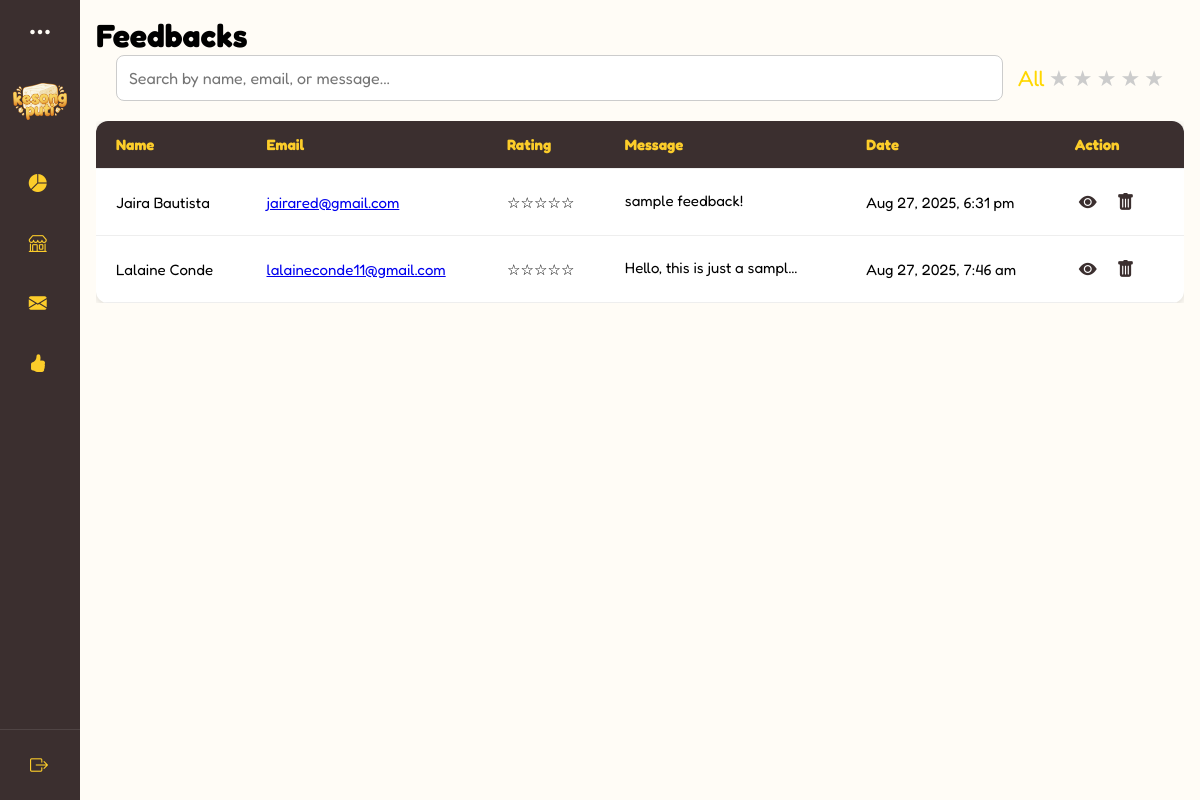
The app's page /interfaces/admin/feedbacks.php (signed in), older data.
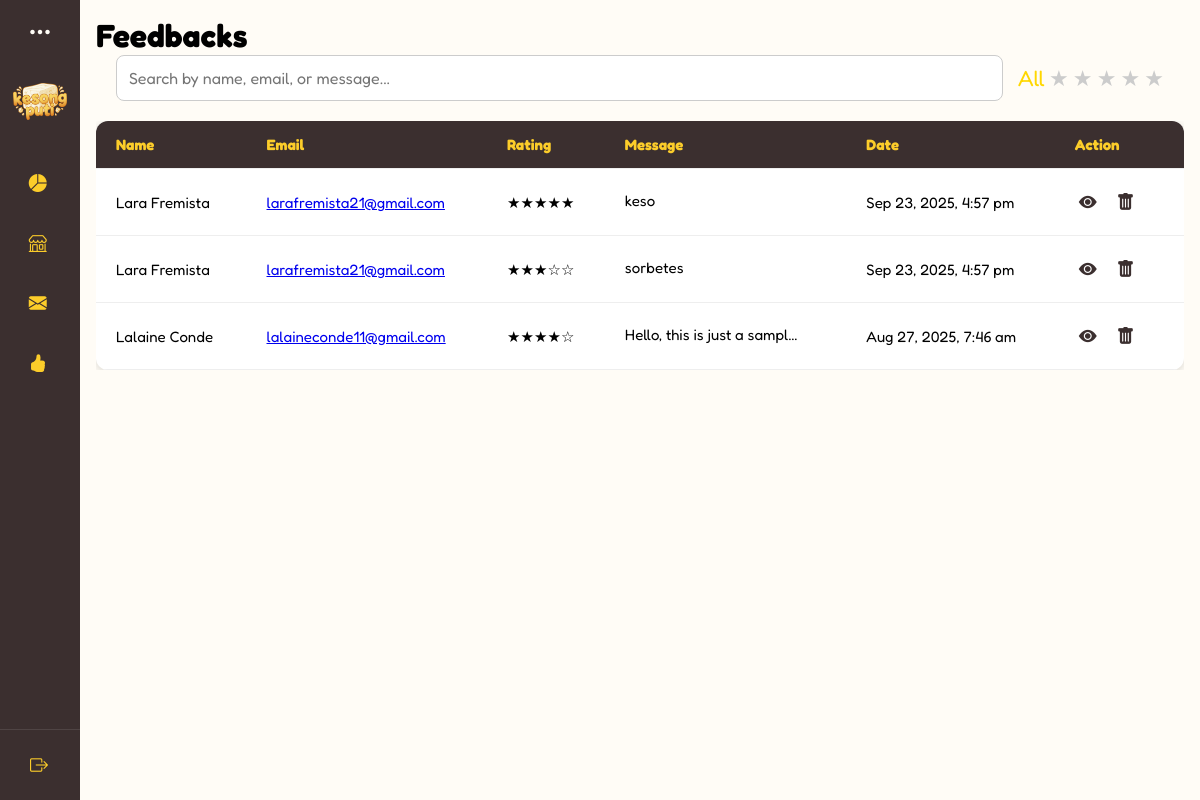
The same page, newer data.
### tables this page shows
CREATE TABLE `reviews` (
  `review_id` int(11) NOT NULL,
  `name` varchar(100) NOT NULL,
  `email` varchar(255) NOT NULL,
  `rating` varchar(10) NOT NULL,
  `feedback` text NOT NULL,
  `created_at` timestamp NOT NULL DEFAULT current_timestamp(),
  `recipient` varchar(100) NOT NULL,
  `order_id` int(11) DEFAULT NULL,
  `media` text DEFAULT NULL,
  `order_item_id` int(11) DEFAULT NULL
);

### interfaces/admin/feedbacks.php (the view, shortened to what this page needs)
<?php
require '../../connection.php';
include ('../../includes/admin-dashboard.php');
 if ($_SESSION['role'] === 'admin') {
    $recipient = "admin_" . $_SESSION['admin_id'];
    $userId = $_SESSION['admin_id'];
    $storeQuery = "SELECT store_name FROM admins WHERE admin_id = $userId LIMIT 1";
} elseif ($_SESSION['role'] === 'superadmin') {
    $recipient = "super_" . $_SESSION['super_id'];
    $userId = $_SESSION['super_id'];
    $storeQuery = "SELECT store_name FROM super_admin WHERE super_id = $userId LIMIT 1";
}
$storeName = "Kesong Puti";
if (isset($storeQuery)) {
    $storeResult = mysqli_query($connection, $storeQuery);
    $storeRow = mysqli_fetch_assoc($storeResult);
    if ($storeRow && !empty($storeRow['store_name'])) {
        $storeName = htmlspecialchars($storeRow['store_name']);
    }
}
$sql = "SELECT * FROM reviews
        WHERE recipient = '$recipient'
        ORDER BY created_at DESC";
$result = mysqli_query($connection, $sql);
?>
<!DOCTYPE html>
<html lang="en">
<head>
    <link
      rel="stylesheet"
      href="https://cdn.jsdelivr.net/npm/bootstrap-icons/font/bootstrap-icons.css"
    />
    <link rel="stylesheet" href="../../css/admin.css"/>
</head>
<body>
<div class="main-content">
      <div class="box" id="feedback-content">
        <h1>Feedbacks</h1>
        <div class="feedback-filter-bar">
          <input
            type="text"
            id="feedbackSearch"
            placeholder="Search by name, email, or message..."
          />
<div class="star-filter">
  <span class="filter-star active" data-value="all">All</span>
  <span class="filter-star" data-value="1">★</span>
  <span class="filter-star" data-value="2">★</span>
  <span class="filter-star" data-value="3">★</span>
  <span class="filter-star" data-value="4">★</span>
  <span class="filter-star" data-value="5">★</span>
</div>
        </div>
      <div class="feedback-table-wrapper">
        <table class="feedback-table">
          <thead>
            <tr>
              <th>Name</th>
              <th>Email</th>
              <th>Rating</th>
              <th>Message</th>
              <th>Date</th>
              <th>Action</th>
            </tr>
          </thead>
          <tbody id="feedbackTableBody">
          <?php if (mysqli_num_rows($result) > 0): ?>
            <?php while ($row = mysqli_fetch_assoc($result)): ?>
              <?php
              $rating = (int)$row['rating'];
          $stars = str_repeat('★', $rating) . str_repeat('☆', 5 - $rating);
              ?>
              <tr>
                <td><?= htmlspecialchars($row['name']) ?></td>
          <td>
              <?php
                  $cleanName = htmlspecialchars($row['name']);
                  $email = htmlspecialchars($row['email']);
                  $subject = "Response to Your Feedback";
                  $body = "Dear $cleanName,%0D%0A%0D%0A" .
                          "Thank you for your feedback regarding our services. We have reviewed your message and would like to provide the following response:%0D%0A%0D%0A" .
                          "[Your Response Here]%0D%0A%0D%0A" .
                          "Best regards,%0D%0A" .
                          "$storeName";
              ?>
              <a href="mailto:<?= $email ?>?subject=<?= rawurlencode($subject) ?>&body=<?= $body ?>">
                  <?= $email ?>
              </a>
          </td>
                <td class="rating-stars"><?= $stars ?></td>
                <td class="contact-message">
                  <span class="short-msg">
                    <?= htmlspecialchars(strlen($row['feedback']) > 50 ? substr($row['feedback'],0,50).'...' : $row['feedback']) ?>
                  </span>
                </td>
                <td><?= date("M j, Y, g:i a", strtotime($row['created_at'])) ?></td>
                <td>
                  <button
                    class="view-btn view-more"
                    data-message="<?= htmlspecialchars($row['feedback']) ?>"
                    data-media='<?= htmlspecialchars($row['media']) ?>'
                    title="View Full Message"
                  >
                    <i class="bi bi-eye-fill"></i>
                  </button>
                  <button class="delete-btn" data-id="<?= $row['review_id'] ?>">
                    <i class="bi bi-trash-fill"></i>
                  </button>
                </td>
              </tr>
            <?php endwhile; ?>
          <?php else: ?>
            <tr>
              <td colspan="6" style="text-align:center;">No feedbacks found</td>
            </tr>
          <?php endif; ?>
          </tbody>
                    </table>
                  </div>
                  </div>
            </div>
</body>
</html>

### includes/admin-dashboard.php (shortened to what this page needs)
<!DOCTYPE html>
<html lang="en">
  <head>
    <link rel="stylesheet" href="../css/admin.css" />
  </head>
  <body>
    <div class="sidebar">
      <div class="header">
        <i class="bi bi-three-dots" id="btn"></i>
      </div>
    <div class="user">
      <img src="../../assets/logo.png" alt="admin" class="profile-img" />
      <div>
      </div>
    </div>
      <div class="sidebar-middle">
        <ul>
          <li class="nav-tab dashboard-tab">
            <a href="#" class="main-tab" id="dashboard-link">
              <i class="bi bi-pie-chart-fill"></i>
            </a>
          </li>
          <li class="nav-tab shop-tab">
            <a href="#" class="main-tab" id="shop-link">
              <i class="bi bi-shop"></i>
            </a>
          </li>
          <li>
            <a
              href="../admin/inbox.php"
              class="main-tab single-tab"
              data-content="inbox-content"
            >
              <i class="bi bi-envelope-fill"></i>
            </a>
          </li>
          <li>
            <a
              href="../admin/feedbacks.php"
              class="main-tab single-tab"
              data-content="feedback-content"
            >
              <i class="bi bi-hand-thumbs-up-fill"></i>
            </a>
          </li>
        </ul>
      </div>
      <div class="sidebar-bottom">
        <ul>
          <li>
            <a href="../../login.php" id="logout-button">
              <i class="bi bi-box-arrow-right"></i>
            </a>
          </li>
        </ul>
      </div>
    </div>
  </body>
</html>

### css/admin.css (style rules this page uses)
* { box-sizing: border-box; margin: 0; padding: 0; font-family: 'Fredoka', sans-serif; }
body { display: flex; align-items: start; justify-content: flex-start; margin: 0; padding: 0; }
.profile-img { width: 54px; }
.sidebar { position: sticky; top: 0; left: 0; min-height: 100vh; width: 80px; background-color: var(--bg-cocoa); padding: 0.4rem 0.8rem; transition: all 0.5s ease; }
.sidebar #btn { position: absolute; color: var(--white); top: 1.1rem; left: 50%; font-size: 1.5rem; transform: translateX(-50%); cursor: pointer; }
.user { display: flex; align-items: center; margin: 1rem 0; }
.sidebar ul li { position: relative; list-style: none; width: 100%; margin: 10px auto; line-height: 50px; font-size: 18px; }
.sidebar ul li a { color: var(--yellow); text-decoration: none; display: flex; align-items: center; border-radius: 20px; transition: all 0.3s ease; white-space: nowrap; overflow: hidden; }
.sidebar ul li a i { min-width: 50px; text-align: center; height: 50px; line-height: 50px; font-size: 18px; }
.nav-tab { display: flex; flex-direction: column; overflow: hidden; transition: all 0.3s ease; }
.sidebar-middle { overflow-y: auto; max-height: 70vh; transition: max-height 0.3s ease; }
.sidebar:not(.active) .sidebar-middle { overflow: hidden; }
.sidebar-bottom { position: absolute; bottom: 0; left: 0; width: 100%; border-top: 1px solid rgba(255, 255, 255, 0.1); }
.sidebar-bottom ul { list-style: none; padding: 0; margin: 0; }
.sidebar-bottom li a { display: flex; align-items: center; height: 50px; padding: 0 14px; color: white; transition: 0.3s ease; font-size: 18px; }
.main-content { position: relative; background-color: var(--bg-white); min-height: 100vh; transition: all 0.5s ease; width: calc(100% - 80px); padding: 1rem; }
.view-btn { background-color: var(--cocoa); color: var(--yellow); border: 2px solid black; font-size: 15px; padding: 5px 10px; border-radius: 40px; cursor: pointer; }
.update-btn, .delete-btn { border: none; padding: 8px 12px; border-radius: 8px; cursor: pointer; margin-right: 6px; transition: transform 0.2s ease; }
.contact-message .short-msg { white-space: nowrap; overflow: hidden; text-overflow: ellipsis; max-width: 180px; display: inline-block; }
.view-more { background: none; border: none; color: var(--cocoa); font-size: 18px; cursor: pointer; padding: 4px; }
.feedback-filter-bar { display: flex; flex-wrap: wrap; gap: 15px; margin-bottom: 20px; align-items: center; padding: 0 20px; }
.feedback-filter-bar input[type="text"], .feedback-filter-bar select { padding: 12px; border-radius: 8px; border: 1px solid #ccc; font-size: 16px; }
.feedback-filter-bar input[type="text"] { flex: 1; min-width: 250px; }
.feedback-table-wrapper { width: 100%; overflow-x: auto; -webkit-overflow-scrolling: touch; margin-top: 10px; }
.feedback-table { min-width: 800px; width: 100%; border-collapse: collapse; background-color: white; box-shadow: 0 2px 8px rgba(0, 0, 0, 0.15); border-radius: 12px; overflow: hidden; }
.feedback-table th, .feedback-table td { text-align: left; padding: 14px 20px; font-size: 15px; border-bottom: 1px solid #eee; }
.feedback-table th { background-color: var(--cocoa); color: var(--yellow); font-weight: bold; }
.feedback-table td button { background: none; border: none; cursor: pointer; font-size: 18px; color: var(--cocoa); }
.filter-star { font-size: 22px; cursor: pointer; color: #ccc; transition: color 0.2s; }
.filter-star.hover, .filter-star.active { color: gold; }

### css/colors.css (style rules this page uses)
:root { --bg-white: #FFFCF6; --bg-beige: #FFFBE6; --bg-cocoa: #3B2F2F; --bg-green: #347928; --bg-mint: #C0EBA6; --bg-yellow: #FCCD2A; --green: #347928; --black: #0D0E0E; --white: #FFFCF6; --yellow: #FCCD2A; --beige: #FFFBE6; --mint: #C0EBA6; --brown: #5E503F; --gray: #404040; --cocoa: #3B2F2F; --btn-yellow: #FCCD2A; --btn-green: #347928; --btn-red: #A7C957; }

Row changes from the older to the newer data that the page shows:
removed reviews: name "Jaira Bautista", email "jairared@gmail.com", rating "☆☆☆☆☆", feedback "sample feedback!", created_at "Aug 27, 2025, 6:31 pm"
added reviews: name "Lara Fremista", email "larafremista21@gmail.com", rating "★★★★★", feedback "keso", created_at "Sep 23, 2025, 4:57 pm"
added reviews: name "Lara Fremista", email "larafremista21@gmail.com", rating "★★★☆☆", feedback "sorbetes", created_at "Sep 23, 2025, 4:57 pm"
changed reviews "Lalaine Conde": rating "☆☆☆☆☆" → "★★★★☆"
